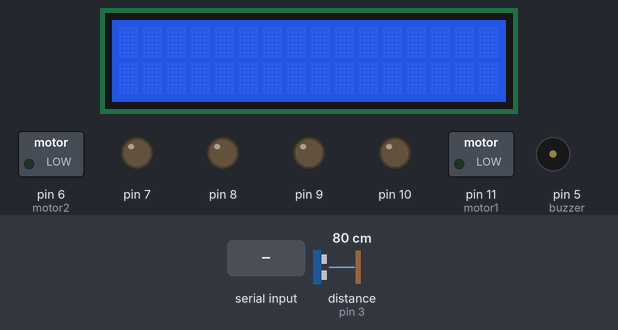
A sketch run on a simulated Arduino Uno, built with avr-gcc and run on an emulated ATmega328P. On the bench: 16×2 character LCD, switched loads named in the sketch (green lamp = pin HIGH), output pins drawn as LEDs (lit = HIGH), buzzer (waves = sounding, pin HIGH). Wiring (inferred from the names in the program): ultrasonic range finder: trigger pin 4; echo pin 3. Dashed ring = blinking. The inputs (shaded band) are chosen by the test bench; at power-on: distance to the obstacle (sensor on pin 3) 80 cm. The echo pulse lasts 58.3 µs per cm; pins used as bus, display or sensor lines are not drawn.

Above: at 1.2 s.
1.3 s: "forward\n" received over Serial
At 1.42 s:
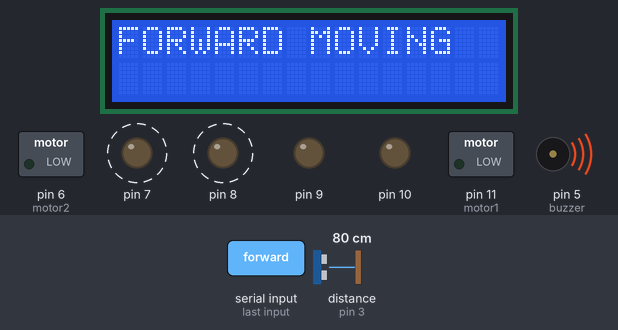
3.2 s: distance to the obstacle (sensor on pin 3) set to 120 cm
At 4.9 s:
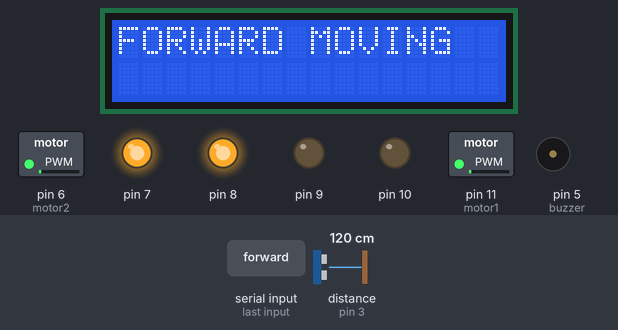
6.2 s: "stop\n" received over Serial
At 7.1 s:
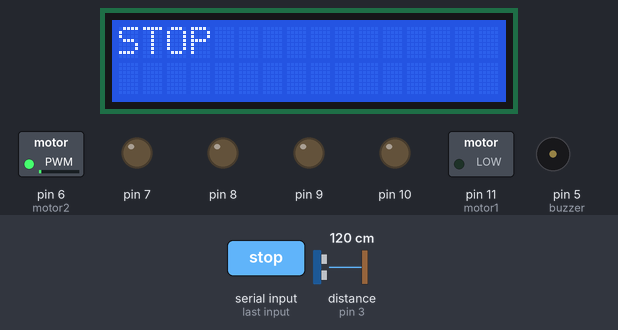
9.2 s: "reverse\n" received over Serial
At 10.6 s:
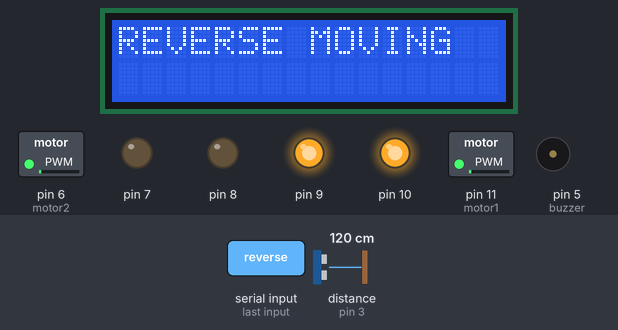
12.2 s: "forward\n" received over Serial
At 13.1 s:
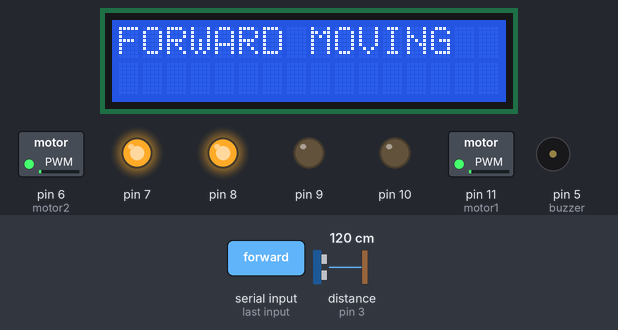
15.2 s: "stop\n" received over Serial
At 16.3 s:
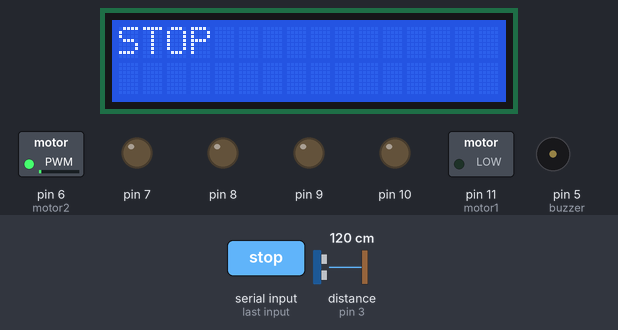
Timing chart, 0 to 18.2 s (numbered marks = the images above; inputs shaded):
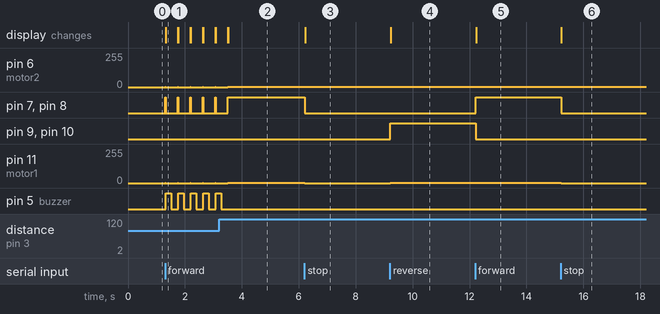

The sketch:

_car_control_using_serial_monitor1.ino
```cpp
// C++ code
//
#define TRIG 4
#define ECHO 3
#include<LiquidCrystal_I2C.h>
LiquidCrystal_I2C lcd(0x27,16,2);
int f=0;
float distance,time;
String input= " ";
void setup()
{
  Serial.begin(9600);

  pinMode(11, OUTPUT);//motor1
  pinMode(10, OUTPUT);
  pinMode(8, OUTPUT);

  pinMode(6, OUTPUT);//motor2
  pinMode(7, OUTPUT);
  pinMode(9, OUTPUT);

  pinMode(5,OUTPUT);//buzzer&led

  pinMode(TRIG,OUTPUT);//ultra
  pinMode(ECHO,INPUT);

  lcd.init();//intializing lcd
  lcd.backlight();
  lcd.setCursor(0,0);
  lcd.print(" ");

  analogWrite(11, 0);
  digitalWrite(10, LOW);
  digitalWrite(8, LOW);

  analogWrite(6, 0);
  digitalWrite(9, LOW);
  digitalWrite(7, LOW);

}

void loop()
{

  digitalWrite(TRIG,LOW);//ultra
  delayMicroseconds(2);

  digitalWrite(TRIG,HIGH);
  delayMicroseconds(10);

  digitalWrite(TRIG,LOW);

  time=pulseIn(ECHO,HIGH);
  distance=(time*0.034)/2;

  //Serial.println(" cm distance");
  //Serial.print(distance);

  if(Serial.available())
  {
    input=Serial.readStringUntil('\n');
    input.trim();
  }
    if(input=="forward")
    {
      analogWrite(11,3); //forward
      digitalWrite(10, LOW);
      digitalWrite(8, HIGH);

      analogWrite(6,3);
      digitalWrite(9, LOW);
      digitalWrite(7, HIGH);

      lcd.clear();//intializing lcd
      lcd.setCursor(0,0);
      lcd.print("FORWARD MOVING");

     if(distance<100)
      {
     analogWrite(11,0);
     digitalWrite(10, LOW);
     digitalWrite(8, LOW);

     analogWrite(6,0);
     digitalWrite(9, LOW);
     digitalWrite(7, LOW);

     // blink buzzer/led
     digitalWrite(5, HIGH);
     delay(200);
     digitalWrite(5, LOW);
     delay(200);

     lcd.clear();
     lcd.setCursor(0,0);
     lcd.print("OBSTACLE STOP!");
      }
       else if(distance>=100)
      {
     digitalWrite(5, LOW);

      }

    }

   else if(input=="reverse")
    {
      analogWrite(11,3); //forward
      digitalWrite(10, HIGH);
      digitalWrite(8, LOW);

      analogWrite(6,3);
      digitalWrite(9, HIGH);
      digitalWrite(7, LOW);

      lcd.clear();//intializing lcd
      lcd.setCursor(0,0);
      lcd.print("REVERSE MOVING");

     if(distance<100)
      {
     analogWrite(11,0);
     digitalWrite(10, LOW);
     digitalWrite(8, LOW);

     analogWrite(6,0);
     digitalWrite(9, LOW);
     digitalWrite(7, LOW);

     // blink buzzer/led
     digitalWrite(5, HIGH);
     delay(200);
     digitalWrite(5, LOW);
     delay(200);

     lcd.clear();
     lcd.setCursor(0,0);
     lcd.print("OBSTACLE STOP!");
      }
     else if(distance>100)
      {
       digitalWrite(5, LOW);
      }
    }

    else if(input=="stop")
    {
      analogWrite(11,0);
      digitalWrite(10, LOW);
      digitalWrite(8, LOW);

      analogWrite(6,3);
      digitalWrite(9, LOW);
      digitalWrite(7, LOW);

      lcd.clear();//intializing lcd
      lcd.setCursor(0,0);
      lcd.print("STOP");
    }
}
```

Measured:
- after the input at 1.3 s, pin 6 (motor2), pin 11 (motor1): alternates 3/255 for 0.02 s and 0/255 for 0.42 s, starting at once; pin 7, pin 8: alternates HIGH for 0.02 s and LOW for 0.42 s, starting at once; pin 5 (buzzer): alternates HIGH for 0.20 s and LOW for 0.24 s, starting at once; the display: changes at once (image 1)
- after the input at 3.2 s, pin 6 (motor2), pin 11 (motor1): goes on until 3.5 s, then stays 3/255; pin 7, pin 8: goes on until 3.5 s, then stays HIGH; pin 5 (buzzer): goes on until 3.3 s, then stays LOW
- after the input at 6.2 s, pin 7, pin 8: HIGH → LOW at once; pin 11 (motor1): 3/255 → 0/255 at once; the display: changes at once (image 3)
- after the input at 9.2 s, pin 9, pin 10: LOW → HIGH at once; pin 11 (motor1): 0/255 → 3/255 at once; the display: changes at once (image 4)
- after the input at 12.2 s, pin 7, pin 8: LOW → HIGH at once; pin 9, pin 10: HIGH → LOW at once; the display: changes at once (image 5)
- after the input at 15.2 s, pin 7, pin 8: HIGH → LOW at once; pin 11 (motor1): 3/255 → 0/255 at once; the display: changes at once (image 6)
- what the display in image 1 shows lasts 0.4 s, from 1.3 s to 1.7 s
